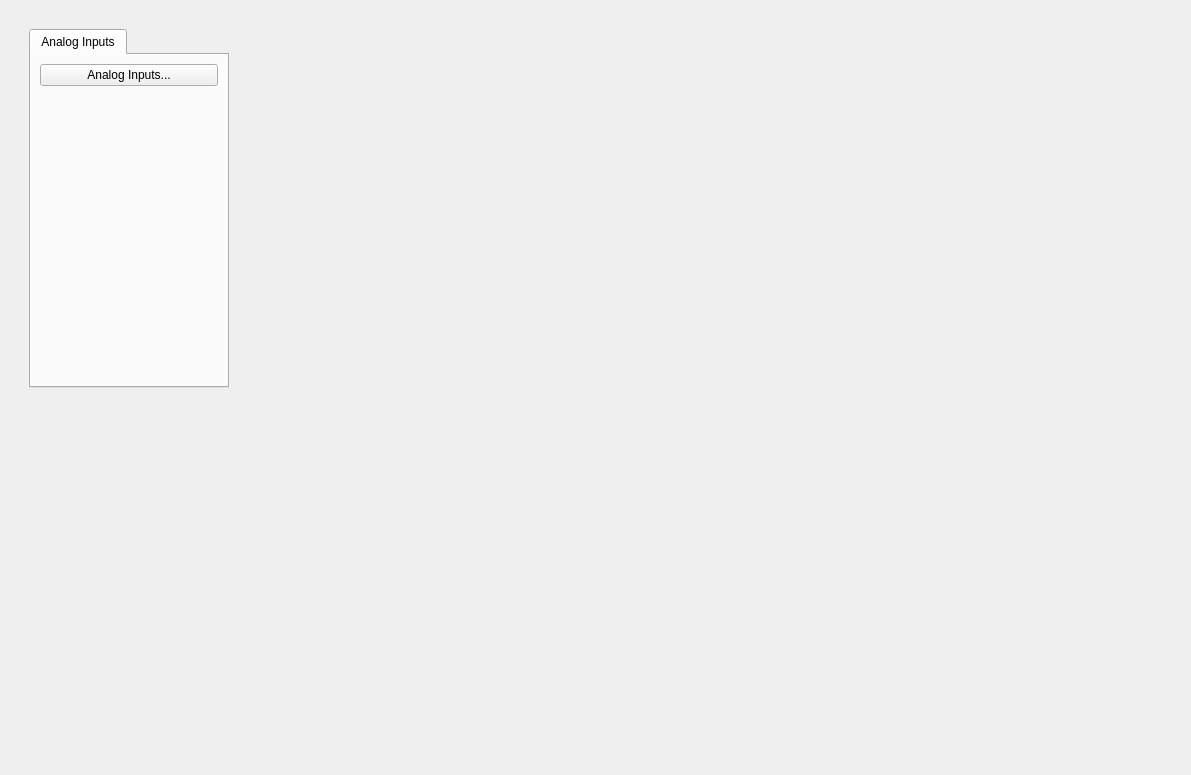
<?xml version="1.0" encoding="UTF-8"?>
<ui version="4.0">
 <class>Form</class>
 <widget class="QWidget" name="Form">
  <property name="geometry">
   <rect>
    <x>0</x>
    <y>0</y>
    <width>1191</width>
    <height>775</height>
   </rect>
  </property>
  <property name="windowTitle">
   <string>MPS DIAG0 Main</string>
  </property>
  <layout class="QGridLayout" name="gridLayout">
   <item row="0" column="0">
    <widget class="QFrame" name="frame">
     <property name="frameShape">
      <enum>QFrame::NoFrame</enum>
     </property>
     <property name="frameShadow">
      <enum>QFrame::Plain</enum>
     </property>
     <layout class="QGridLayout" name="gridLayout_2">
      <item row="0" column="1">
       <widget class="QFrame" name="frame_2">
        <property name="frameShape">
         <enum>QFrame::NoFrame</enum>
        </property>
        <property name="frameShadow">
         <enum>QFrame::Raised</enum>
        </property>
        <layout class="QGridLayout" name="gridLayout_3">
         <item row="1" column="0">
          <widget class="PyDMDrawingImage" name="PyDMDrawingImage_2">
           <property name="minimumSize">
            <size>
             <width>80</width>
             <height>75</height>
            </size>
           </property>
           <property name="maximumSize">
            <size>
             <width>80</width>
             <height>75</height>
            </size>
           </property>
           <property name="toolTip">
            <string/>
           </property>
           <property name="styleSheet">
            <string notr="true"/>
           </property>
           <property name="brush" stdset="0">
            <brush brushstyle="SolidPattern">
             <color alpha="255">
              <red>193</red>
              <green>193</green>
              <blue>195</blue>
             </color>
            </brush>
           </property>
           <property name="filename" stdset="0">
            <string>lcls_mps_lockup_stacked_digital.png</string>
           </property>
          </widget>
         </item>
         <item row="0" column="0">
          <spacer name="verticalSpacer_2">
           <property name="orientation">
            <enum>Qt::Vertical</enum>
           </property>
           <property name="sizeHint" stdset="0">
            <size>
             <width>20</width>
             <height>40</height>
            </size>
           </property>
          </spacer>
         </item>
        </layout>
       </widget>
      </item>
      <item row="0" column="0">
       <widget class="QFrame" name="frame_3">
        <property name="frameShape">
         <enum>QFrame::NoFrame</enum>
        </property>
        <property name="frameShadow">
         <enum>QFrame::Raised</enum>
        </property>
        <layout class="QGridLayout" name="gridLayout_4">
         <item row="0" column="1">
          <spacer name="horizontalSpacer">
           <property name="orientation">
            <enum>Qt::Horizontal</enum>
           </property>
           <property name="sizeHint" stdset="0">
            <size>
             <width>40</width>
             <height>20</height>
            </size>
           </property>
          </spacer>
         </item>
         <item row="0" column="0">
          <widget class="QTabWidget" name="tabWidget_2">
           <property name="maximumSize">
            <size>
             <width>200</width>
             <height>16777215</height>
            </size>
           </property>
           <property name="currentIndex">
            <number>0</number>
           </property>
           <widget class="QWidget" name="tab_2">
            <attribute name="title">
             <string>Analog Inputs</string>
            </attribute>
            <layout class="QGridLayout" name="gridLayout_11">
             <item row="0" column="0">
              <widget class="PyDMRelatedDisplayButton" name="PyDMRelatedDisplayButton">
               <property name="minimumSize">
                <size>
                 <width>150</width>
                 <height>20</height>
                </size>
               </property>
               <property name="toolTip">
                <string/>
               </property>
               <property name="text">
                <string>Analog Inputs...</string>
               </property>
               <property name="filenames" stdset="0">
                <stringlist>
                 <string>mps_threshold_area.ui</string>
                </stringlist>
               </property>
               <property name="showIcon" stdset="0">
                <bool>false</bool>
               </property>
               <property name="macros" stdset="0">
                <stringlist>
                 <string>{&quot;AREA&quot;:&quot;DIAG0&quot;}</string>
                </stringlist>
               </property>
               <property name="openInNewWindow" stdset="0">
                <bool>true</bool>
               </property>
              </widget>
             </item>
             <item row="1" column="0">
              <spacer name="verticalSpacer">
               <property name="orientation">
                <enum>Qt::Vertical</enum>
               </property>
               <property name="sizeHint" stdset="0">
                <size>
                 <width>20</width>
                 <height>40</height>
                </size>
               </property>
              </spacer>
             </item>
            </layout>
           </widget>
          </widget>
         </item>
         <item row="1" column="0">
          <spacer name="verticalSpacer_3">
           <property name="orientation">
            <enum>Qt::Vertical</enum>
           </property>
           <property name="sizeHint" stdset="0">
            <size>
             <width>20</width>
             <height>40</height>
            </size>
           </property>
          </spacer>
         </item>
        </layout>
       </widget>
      </item>
     </layout>
    </widget>
   </item>
  </layout>
 </widget>
 <customwidgets>
  <customwidget>
   <class>PyDMDrawingImage</class>
   <extends>QWidget</extends>
   <header>pydm.widgets.drawing</header>
  </customwidget>
  <customwidget>
   <class>PyDMRelatedDisplayButton</class>
   <extends>QPushButton</extends>
   <header>pydm.widgets.related_display_button</header>
  </customwidget>
 </customwidgets>
 <resources/>
 <connections/>
</ui>
